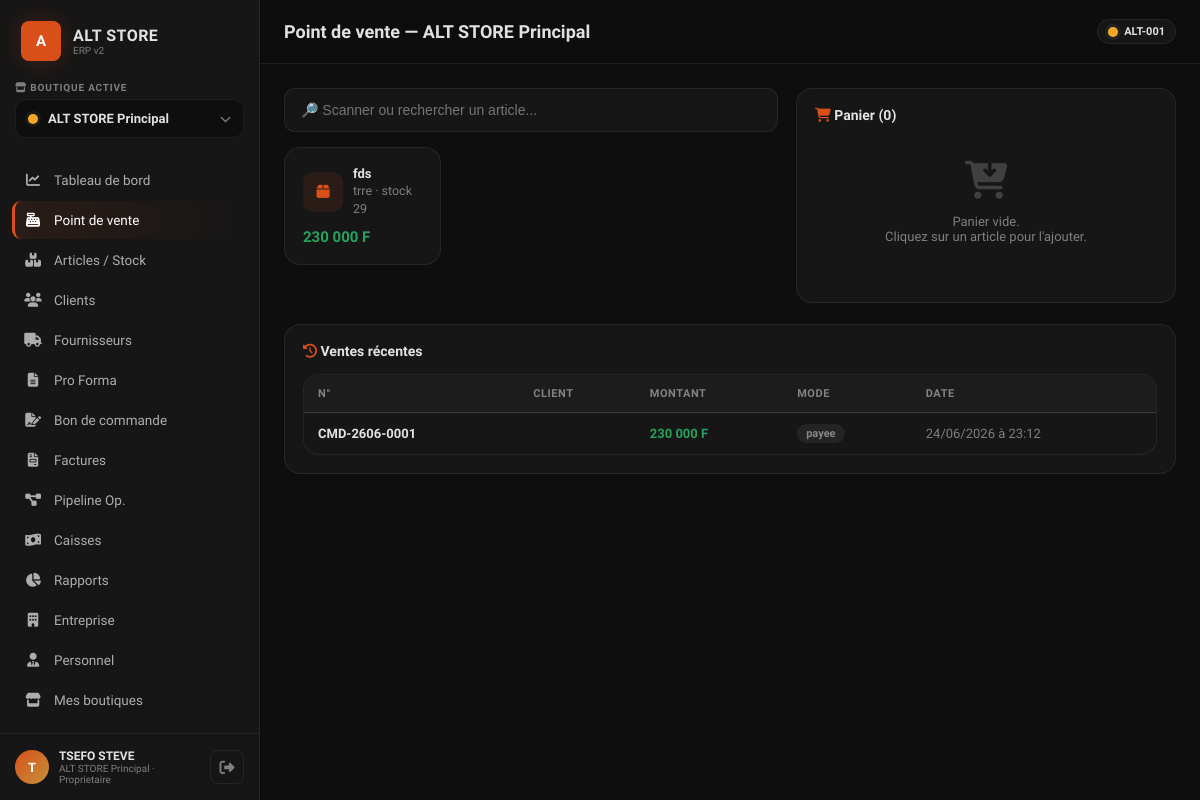
The page /ventes.php (signed in) on the database its author committed.
### tables this page shows
CREATE TABLE IF NOT EXISTS `boutiques` (
  `id` int(11) NOT NULL AUTO_INCREMENT,
  `proprietaire_id` int(11) NOT NULL COMMENT 'utilisateur propriétaire',
  `nom` varchar(150) NOT NULL,
  `slug` varchar(160) NOT NULL,
  `code` varchar(30) NOT NULL COMMENT 'code court ex. ALT-001',
  `description` text,
  `logo` varchar(255) DEFAULT NULL,
  `couleur` varchar(20) NOT NULL DEFAULT '#F9A825',
  `adresse` text,
  `ville` varchar(100) DEFAULT NULL,
  `pays` varchar(100) NOT NULL DEFAULT 'Côte d''Ivoire',
  `telephone` varchar(30) DEFAULT NULL,
  `email` varchar(150) DEFAULT NULL,
  `devise` varchar(10) NOT NULL DEFAULT 'XOF',
  `tva_defaut` decimal(5,2) NOT NULL DEFAULT '18.00',
  `rccm` varchar(100) DEFAULT NULL,
  `statut` enum('active','inactive') NOT NULL DEFAULT 'active',
  `created_at` datetime DEFAULT CURRENT_TIMESTAMP,
  PRIMARY KEY (`id`),
  UNIQUE KEY `uq_code` (`code`),
  UNIQUE KEY `uq_proprio_slug` (`proprietaire_id`,`slug`),
  KEY `idx_proprietaire` (`proprietaire_id`)
);

CREATE TABLE IF NOT EXISTS `articles` (
  `id` int(11) NOT NULL AUTO_INCREMENT,
  `boutique_id` int(11) NOT NULL,
  `categorie_id` int(11) DEFAULT NULL,
  `nom_article` varchar(200) NOT NULL,
  `reference` varchar(60) NOT NULL,
  `code_barre` varchar(60) DEFAULT NULL,
  `marque` varchar(100) DEFAULT NULL,
  `fournisseur_id` int(11) DEFAULT NULL,
  `quantite_stock` int(11) NOT NULL DEFAULT '0',
  `stock_min` int(11) NOT NULL DEFAULT '10',
  `stock_max` int(11) DEFAULT NULL,
  `prix_achat` decimal(15,2) NOT NULL DEFAULT '0.00',
  `prix_vente` decimal(15,2) NOT NULL DEFAULT '0.00',
  `tva` decimal(5,2) NOT NULL DEFAULT '18.00',
  `unite_mesure` varchar(30) NOT NULL DEFAULT 'unite',
  `couleur` varchar(50) DEFAULT NULL,
  `description` text,
  `image_url` varchar(255) DEFAULT NULL,
  `statut` varchar(20) NOT NULL DEFAULT 'active' COMMENT 'active | low_stock | out_of_stock',
  `created_at` datetime DEFAULT CURRENT_TIMESTAMP,
  `updated_at` datetime DEFAULT CURRENT_TIMESTAMP ON UPDATE CURRENT_TIMESTAMP,
  PRIMARY KEY (`id`),
  UNIQUE KEY `uq_ref_boutique` (`boutique_id`,`reference`),
  KEY `idx_boutique` (`boutique_id`),
  KEY `idx_categorie` (`categorie_id`),
  KEY `idx_statut` (`statut`)
);

CREATE TABLE IF NOT EXISTS `ventes` (
  `id` int(11) NOT NULL AUTO_INCREMENT,
  `boutique_id` int(11) NOT NULL,
  `caisse_id` int(11) DEFAULT NULL,
  `numero` varchar(40) NOT NULL COMMENT 'CMD-XXXX',
  `client_id` int(11) DEFAULT NULL,
  `client_libre` varchar(200) NOT NULL DEFAULT 'Client libre',
  `vendeur_id` int(11) NOT NULL,
  `sous_total` decimal(15,2) NOT NULL DEFAULT '0.00',
  `montant_tva` decimal(15,2) NOT NULL DEFAULT '0.00',
  `remise_montant` decimal(15,2) NOT NULL DEFAULT '0.00',
  `total_ttc` decimal(15,2) NOT NULL DEFAULT '0.00',
  `montant_recu` decimal(15,2) NOT NULL DEFAULT '0.00',
  `monnaie_rendue` decimal(15,2) NOT NULL DEFAULT '0.00',
  `mode_paiement` varchar(30) NOT NULL DEFAULT 'cash',
  `statut` enum('brouillon','payee','annulee','remboursee') NOT NULL DEFAULT 'payee',
  `date_vente` datetime DEFAULT CURRENT_TIMESTAMP,
  `notes` text,
  PRIMARY KEY (`id`),
  UNIQUE KEY `uq_numero_boutique` (`boutique_id`,`numero`),
  KEY `idx_boutique` (`boutique_id`),
  KEY `idx_caisse` (`caisse_id`),
  KEY `idx_date` (`date_vente`),
  KEY `idx_statut` (`statut`)
);

### config/helpers.php (called while the page is built, shortened)
<?php
function clean(?string $v): string { return trim((string)($v ?? '')); }
function money($n): string { return number_format((float)($n ?? 0), 0, ',', ' ') . ' F'; }
function fdatetime(?string $d): string {
    $ts = strtotime($d);
    return $ts ? date('d/m/Y à H:i', $ts) : '—';
}
function e(?string $v): string { return htmlspecialchars((string)($v ?? ''), ENT_QUOTES, 'UTF-8'); }
function fetch_all(string $sql, array $params = []): array {
    try {
        $st = db()->prepare($sql);
        $st->execute($params);
        return $st->fetchAll();
    } catch (Throwable $e) {
        error_log('[SQL] ' . $e->getMessage() . ' | ' . $sql);
        return [];
    }
}
function layout_header(string $title = '', string $active = ''): void {
    require ROOT_PATH . '/views/layouts/header.php';
}
function layout_footer(): void {
    require ROOT_PATH . '/views/layouts/footer.php';
}

### config/db.php (called while the page is built, shortened)
<?php
function db(): PDO
{
    static $pdo = null;
    if ($pdo instanceof PDO) return $pdo;
    $dsn = sprintf(
        'mysql:host=%s;port=%s;dbname=%s;charset=utf8mb4',
        DB_HOST, DB_PORT, DB_NAME
    );
    try {
        $pdo = new PDO($dsn, DB_USER, DB_PASS, [
            PDO::ATTR_ERRMODE            => PDO::ERRMODE_EXCEPTION,
            PDO::ATTR_DEFAULT_FETCH_MODE => PDO::FETCH_ASSOC,
            PDO::ATTR_EMULATE_PREPARES   => false,
            PDO::MYSQL_ATTR_INIT_COMMAND => "SET NAMES utf8mb4 COLLATE utf8mb4_unicode_ci",
        ]);
    } catch (PDOException $e) {
        if (IS_PROD) {
            error_log('[DB] Connexion échouée : ' . $e->getMessage());
            http_response_code(500);
            die('Service temporairement indisponible.');
        }
        die('Connexion base de données impossible : ' . htmlspecialchars($e->getMessage()));
    }
    return $pdo;
}

### config/auth.php (called while the page is built, shortened)
<?php
require_once __DIR__ . '/db.php';
function current_role(): ?string
{
    if (($_SESSION['user_role'] ?? null) === 'proprietaire') return 'proprietaire';
    return $_SESSION['role_boutique'] ?? null;
}
function active_boutique_id(): int { return (int)($_SESSION['boutique_active'] ?? 0); }
function active_boutique(): ?array
{
    static $cache = null;
    if ($cache !== null) return $cache;
    $stmt = db()->prepare("SELECT * FROM boutiques WHERE id = ?");
    $stmt->execute([active_boutique_id()]);
    return $cache = $stmt->fetch() ?: null;
}

### config/permissions.php (called while the page is built, shortened)
<?php
function can(string $permission): bool
{
    $role = current_role();
    if ($role === 'proprietaire') return true;
    return in_array($permission, role_permissions($role), true);
}

### ventes.php (the view, shortened to what this page needs)
<?php
$bid = active_boutique_id();
$bout = active_boutique();
$search = clean($_GET['q'] ?? '');
$produits = [];
if ($search !== '') {
    $kw = "%$search%";
    $produits = fetch_all("SELECT id, nom_article, reference, code_barre, prix_vente, quantite_stock, marque FROM articles WHERE boutique_id=? AND statut<>'out_of_stock' AND (nom_article LIKE ? OR reference LIKE ? OR code_barre LIKE ?) ORDER BY nom_article LIMIT 30", [$bid, $kw, $kw, $kw]);
} else {
    $produits = fetch_all("SELECT id, nom_article, reference, code_barre, prix_vente, quantite_stock, marque FROM articles WHERE boutique_id=? AND statut<>'out_of_stock' ORDER BY nom_article LIMIT 24", [$bid]);
}
$panier = $_SESSION['panier'][$bid] ?? [];
$recent = fetch_all("SELECT id, numero, client_libre, total_ttc, date_vente, statut FROM ventes WHERE boutique_id=? ORDER BY date_vente DESC LIMIT 8", [$bid]);
?>
<?php layout_header('Point de vente — ' . ($bout['nom'] ?? ''), 'ventes'); ?>
<div style="display:grid;grid-template-columns:1fr 380px;gap:1.2rem;align-items:start" class="pos-layout">
  <div>
    <form method="get" style="margin-bottom:1rem">
      <input name="q" value="<?= e($search) ?>" placeholder="🔎 Scanner ou rechercher un article..." autofocus style="width:100%;padding:13px 16px;background:var(--surf);border:1px solid var(--bd);border-radius:11px;color:var(--text);font-size:14px">
    </form>
    <div class="grid grid-3" id="gridProd" style="gap:.8rem">
      <?php if (empty($produits)): ?>
        <div class="empty" style="grid-column:1/-1"><i class="fas fa-box-open"></i><p>Aucun article disponible. <?= $search?'Affinez votre recherche.':'Ajoutez des articles d\'abord.' ?></p></div>
      <?php else: foreach ($produits as $p): ?>
        <a href="ventes.php?add=<?= (int)$p['id'] ?>" class="caisse-card" style="text-decoration:none;display:block;cursor:pointer">
          <div style="display:flex;align-items:center;gap:10px">
            <div style="width:40px;height:40px;border-radius:10px;background:var(--ember-soft);color:var(--ember);display:flex;align-items:center;justify-content:center"><i class="fas fa-box"></i></div>
            <div style="flex:1;min-width:0">
              <div style="font-size:13px;font-weight:600;white-space:nowrap;overflow:hidden;text-overflow:ellipsis"><?= e($p['nom_article']) ?></div>
              <small style="color:var(--muted)"><?= e($p['reference']) ?> · stock <?= (int)$p['quantite_stock'] ?></small>
            </div>
          </div>
          <div style="margin-top:.7rem;font-weight:700;color:var(--green)"><?= money($p['prix_vente']) ?></div>
        </a>
      <?php endforeach; endif; ?>
    </div>
  </div>
  <div class="card" style="position:sticky;top:80px">
    <div class="card-h"><h3><i class="fas fa-cart-shopping" style="color:var(--ember)"></i> Panier (<?= count($panier) ?>)</h3>
    </div>
    <?php if (empty($panier)): ?>
      <div class="empty" style="padding:1.5rem"><i class="fas fa-cart-arrow-down"></i><p>Panier vide.<br>Cliquez sur un article pour l'ajouter.</p></div>
    <?php endif; ?>
  </div>
</div>
<div class="card" style="margin-top:1.4rem">
  <div class="card-h"><h3><i class="fas fa-clock-rotate-left" style="color:var(--ember)"></i> Ventes récentes</h3></div>
  <div class="table-wrap">
    <table>
      <thead><tr><th>N°</th><th>Client</th><th>Montant</th><th>Mode</th><th>Date</th></tr></thead>
      <tbody>
        <?php if (empty($recent)): ?>
          <tr><td colspan="5" style="text-align:center;padding:1.5rem;color:var(--muted)">Aucune vente.</td></tr>
        <?php else: foreach ($recent as $v): ?>
          <tr><td><b><?= e($v['numero']) ?></b></td><td><?= e($v['client_libre']) ?></td>
            <td><b style="color:var(--green)"><?= money($v['total_ttc']) ?></b></td>
            <td><span class="badge bg-gray"><?= e($v['statut']) ?></span></td>
            <td style="color:var(--muted)"><?= fdatetime($v['date_vente']) ?></td></tr>
        <?php endforeach; endif; ?>
      </tbody>
    </table>
  </div>
</div>

### views/layouts/header.php (shortened to what this page needs)
<?php
$active    = $GLOBALS['_page_active'] ?? '';
$title     = $GLOBALS['_page_title'] ?? 'Tableau de bord';
$bout      = active_boutique();
$role      = current_role();
$userName  = $_SESSION['user_name'] ?? 'Utilisateur';
$menu = [
    ['dashboard',    'Tableau de bord',  'fa-chart-line',     'dashboard.view'],
    ['ventes',       'Point de vente',   'fa-cash-register',  'ventes.view'],
    ['articles',     'Articles / Stock', 'fa-boxes-stacked',  'articles.view'],
    ['clients',      'Clients',          'fa-users',          'clients.view'],
    ['fournisseurs', 'Fournisseurs',    'fa-truck',          'fournisseurs.view'],
    ['proforma',     'Pro Forma',        'fa-file-lines',     'proforma.view'],
    ['bon_commande', 'Bon de commande',  'fa-file-signature', 'bon_commande.view'],
    ['factures',     'Factures',         'fa-file-invoice',   'factures.view'],
    ['pipeline',     'Pipeline Op.',     'fa-diagram-project','pipeline.view'],
    ['caisses',      'Caisses',          'fa-money-bill-wave','caisse.view'],
    ['rapports',     'Rapports',         'fa-chart-pie',      'rapports.view'],
    ['entreprise',   'Entreprise',       'fa-building',       'entreprise.view'],
    ['personnel',    'Personnel',        'fa-user-tie',       'personnel.view'],
    ['boutiques',    'Mes boutiques',    'fa-store',          'boutiques.view'],
];
?>
<!DOCTYPE html>
<html lang="fr">
<head>
<link rel="stylesheet" href="https://cdnjs.cloudflare.com/ajax/libs/font-awesome/6.4.0/css/all.min.css">
<link rel="stylesheet" href="<?= APP_URL ?>/assets/app.css">
</head>
<body>
<div class="app">
  <aside class="sidebar" id="sidebar">
    <div class="sidebar-brand">
      <div class="mark">A</div>
      <div class="brand-txt"><b>ALT STORE</b><small>ERP v2</small></div>
    </div>
    <div class="boutique-select">
      <label><i class="fas fa-store"></i> Boutique active</label>
      <div class="bs-current" id="bsCurrent" onclick="toggleBoutiqueDropdown()">
        <span class="bs-dot" style="background:<?= e($bout['couleur'] ?? '#F9A825') ?>"></span>
        <span class="bs-name"><?= e($bout['nom'] ?? '— Aucune —') ?></span>
        <i class="fas fa-chevron-down bs-caret"></i>
      </div>
    </div>
    <nav class="nav">
      <?php foreach ($menu as [$key, $label, $icon, $perm]):
          if (!can($perm)) continue; ?>
        <a href="<?= APP_URL ?>/<?= $key ?>.php" class="nav-item <?= $active===$key?'is-active':'' ?>">
          <i class="fas <?= $icon ?>"></i><span><?= $label ?></span>
        </a>
      <?php endforeach; ?>
    </nav>
    <div class="sidebar-foot">
      <div class="user-chip">
        <div class="avatar"><?= strtoupper(substr($userName,0,1)) ?></div>
        <div class="user-meta">
          <b><?= e($userName) ?></b>
          <small><?= e($bout['nom'] ?? '') ?> · <?= e($role ?? '') ?></small>
        </div>
      </div>
      <a href="<?= APP_URL ?>/logout.php" class="logout-btn" title="Déconnexion"><i class="fas fa-right-from-bracket"></i></a>
    </div>
  </aside>
  <main class="main">
    <header class="topbar">
      <h1><?= e($title) ?></h1>
      <div class="topbar-right">
        <?php if ($bout): ?>
          <span class="badge-bout"><span class="bs-dot" style="background:<?= e($bout['couleur']) ?>"></span><?= e($bout['code']) ?></span>
        <?php endif; ?>
      </div>
    </header>
    <div class="content" id="flash-zone">

### rows shown on the page
boutiques: nom "ALT STORE Principal", code "ALT-001"
articles: nom_article "fds", reference "trre", quantite_stock "29", prix_vente "230 000 F"
ventes: numero "CMD-2606-0001", total_ttc "230 000 F", statut "payee", date_vente "24/06/2026 à 23:12"

### other values the page prints
$label "Tableau de bord"
$label "Point de vente"
$label "Articles / Stock"
$label "Clients"
$label "Fournisseurs"
$label "Pro Forma"
$label "Bon de commande"
$label "Factures"
$label "Pipeline Op."
$label "Caisses"
$label "Rapports"
$label "Entreprise"
$label "Personnel"
$label "Mes boutiques"
substr($userName,0,1) "T"
